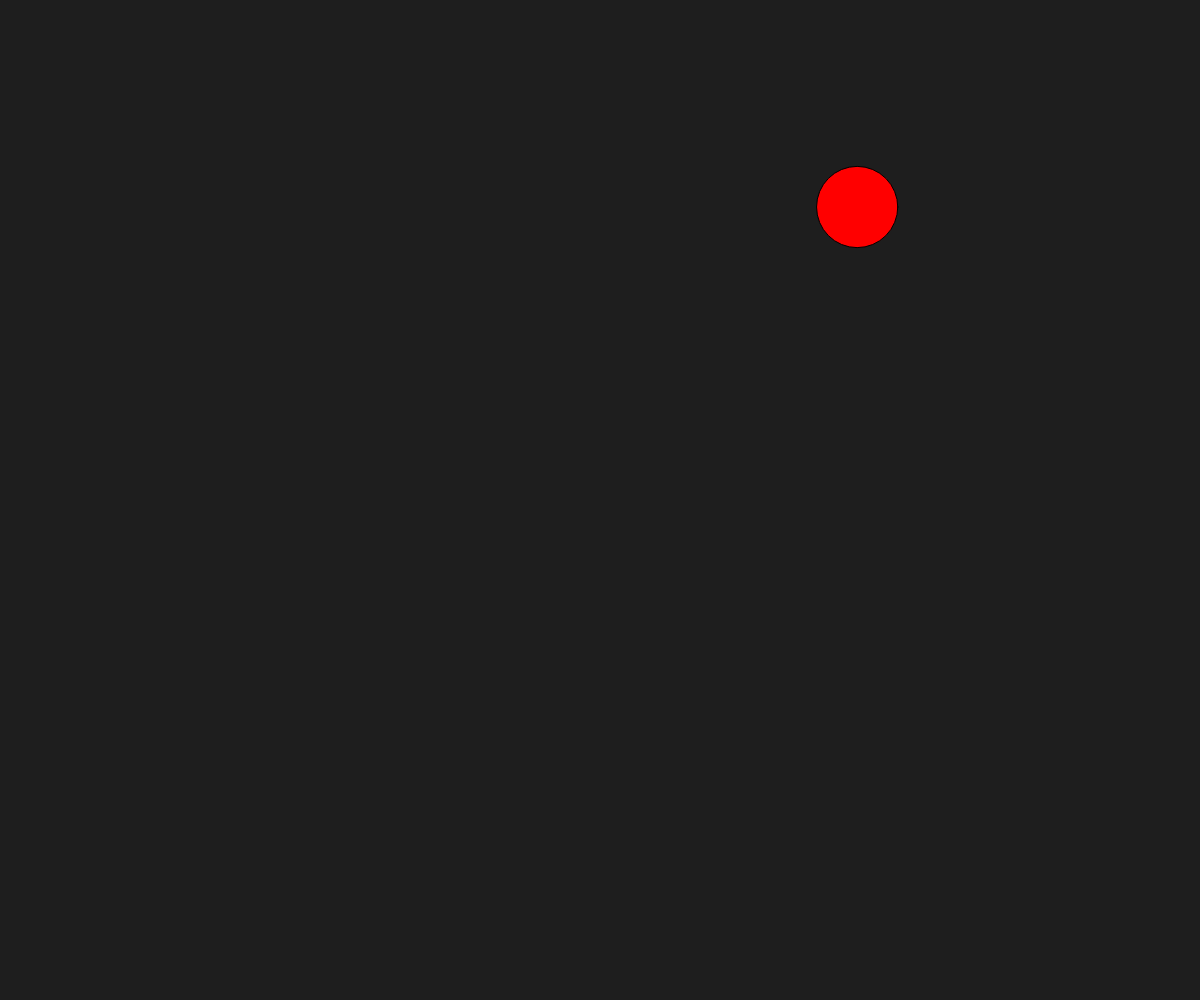
Frame 1 (no input)
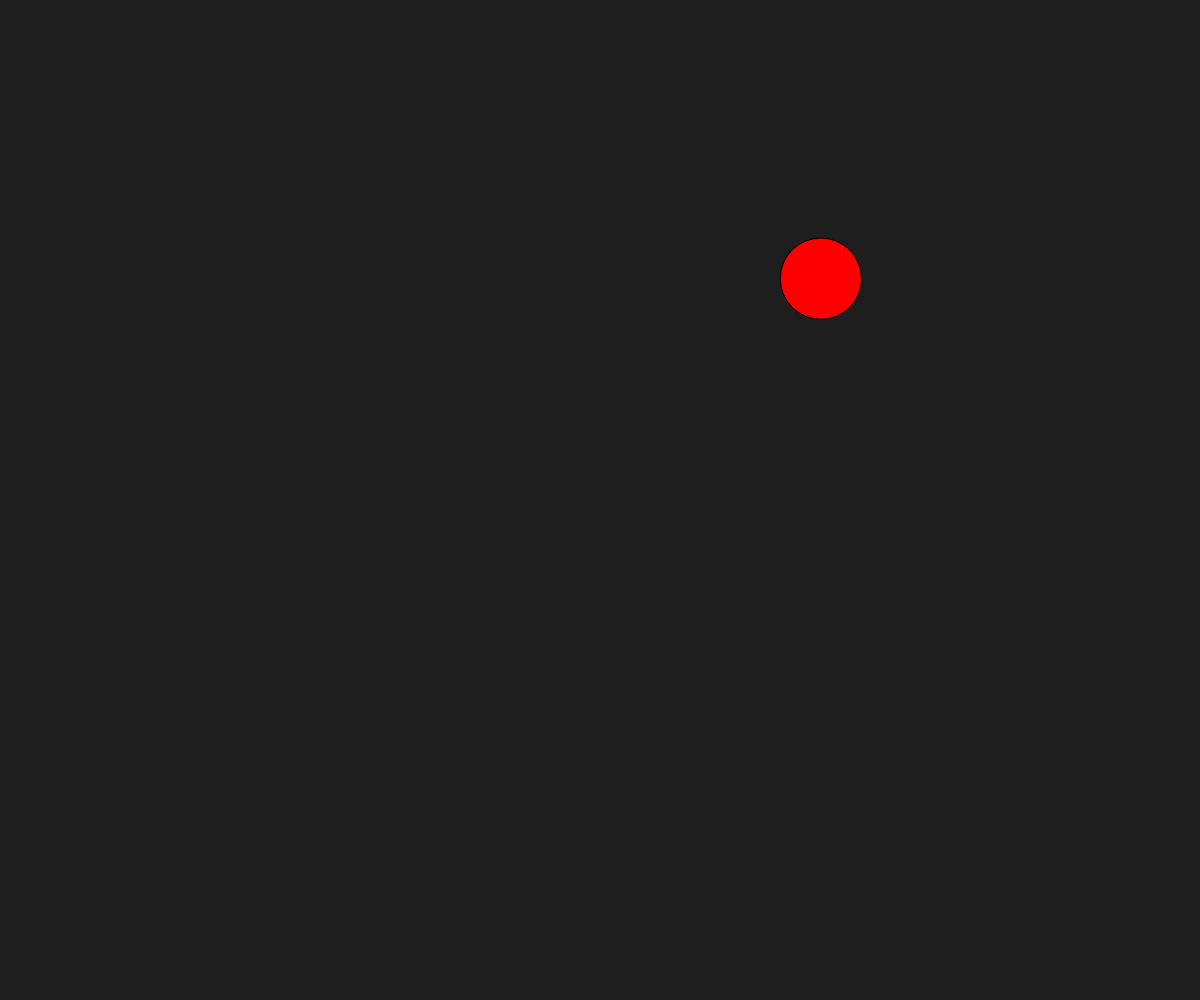
Frame 60 (no input)
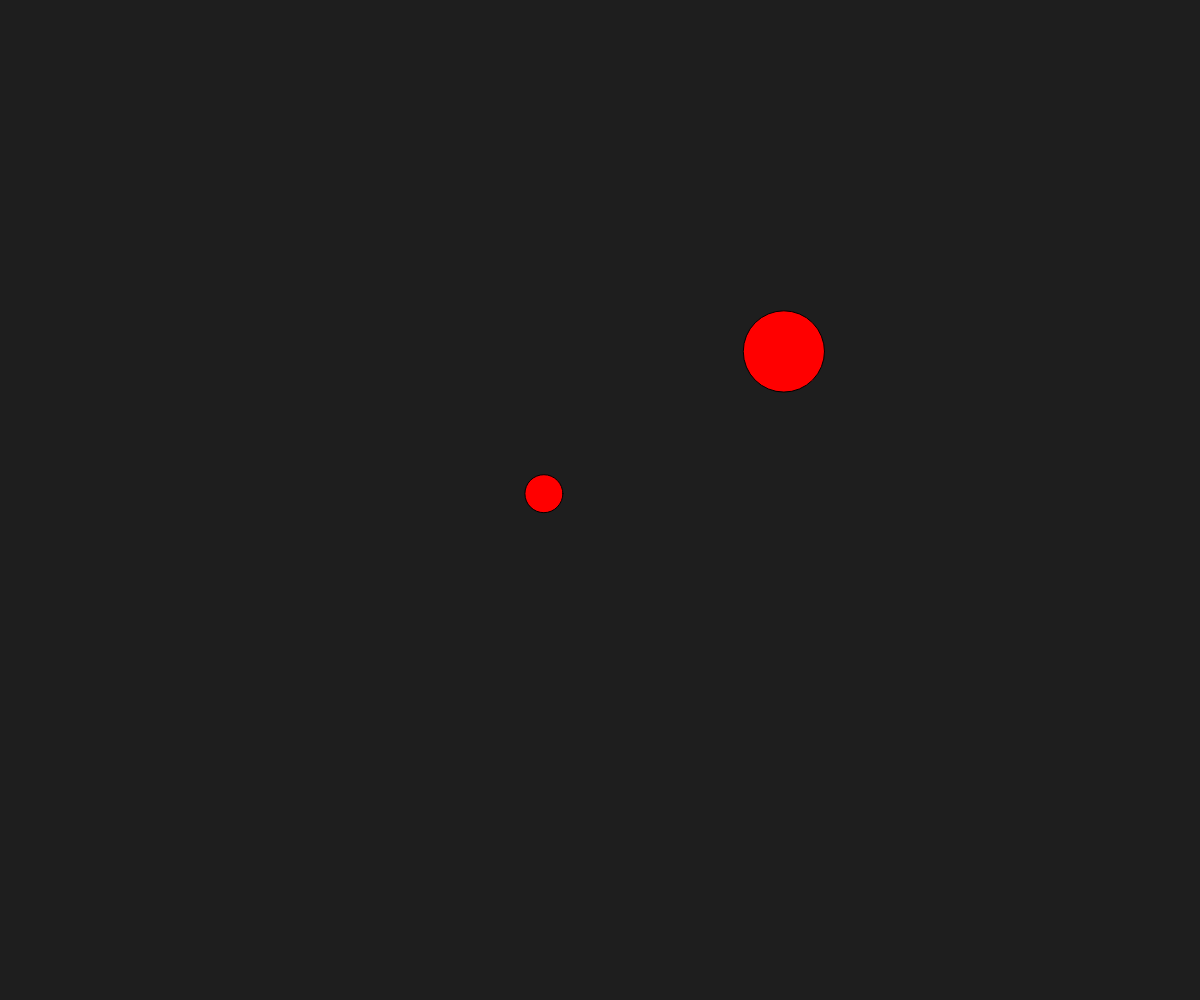
Frame 120 (the mouse pressed at the canvas centre since frame 60)

The p5.js sketch that drew these frames (run headless with seeded random() and noise() and a simulated clock; from frame 60 on, the mouse is pressed at the canvas centre):

// p5.js sketch
// ── sketch.js
// Project Title
// Your Name
// Date
//
// Extra for Experts:
// - describe what you did to take this project "above and beyond"


// Create an array to store ball objects
let ballsArray = [];

function setup() {
  createCanvas(windowWidth, windowHeight);
  createBall();
}

function draw() {
  background(30);

  fill(255,0,0);

  for (let i = 0; i < ballsArray.length; i++) {
    circle(ballsArray[i].x, ballsArray[i].y, ballsArray[i].diameter);
    ballsArray[i].x += ballsArray[i].dx; //x rate of change
    ballsArray[i].y += ballsArray[i].dy; //y roc
  }

}
function createBall() {
  // Create a temp ball object
  let newBall = {
    x: random(width),
    y: random(height),
    diameter: random(25, 100),
    dx: random(-2, 2),
    dy: random(-2, 2),
  };

  // Copying ball obj into the array
  ballsArray.push(newBall);

}

function mousePressed() {
  createBall();
  ballsArray[ballsArray.length-1].x = mouseX
  ballsArray[ballsArray.length-1].y = mouseY
}
